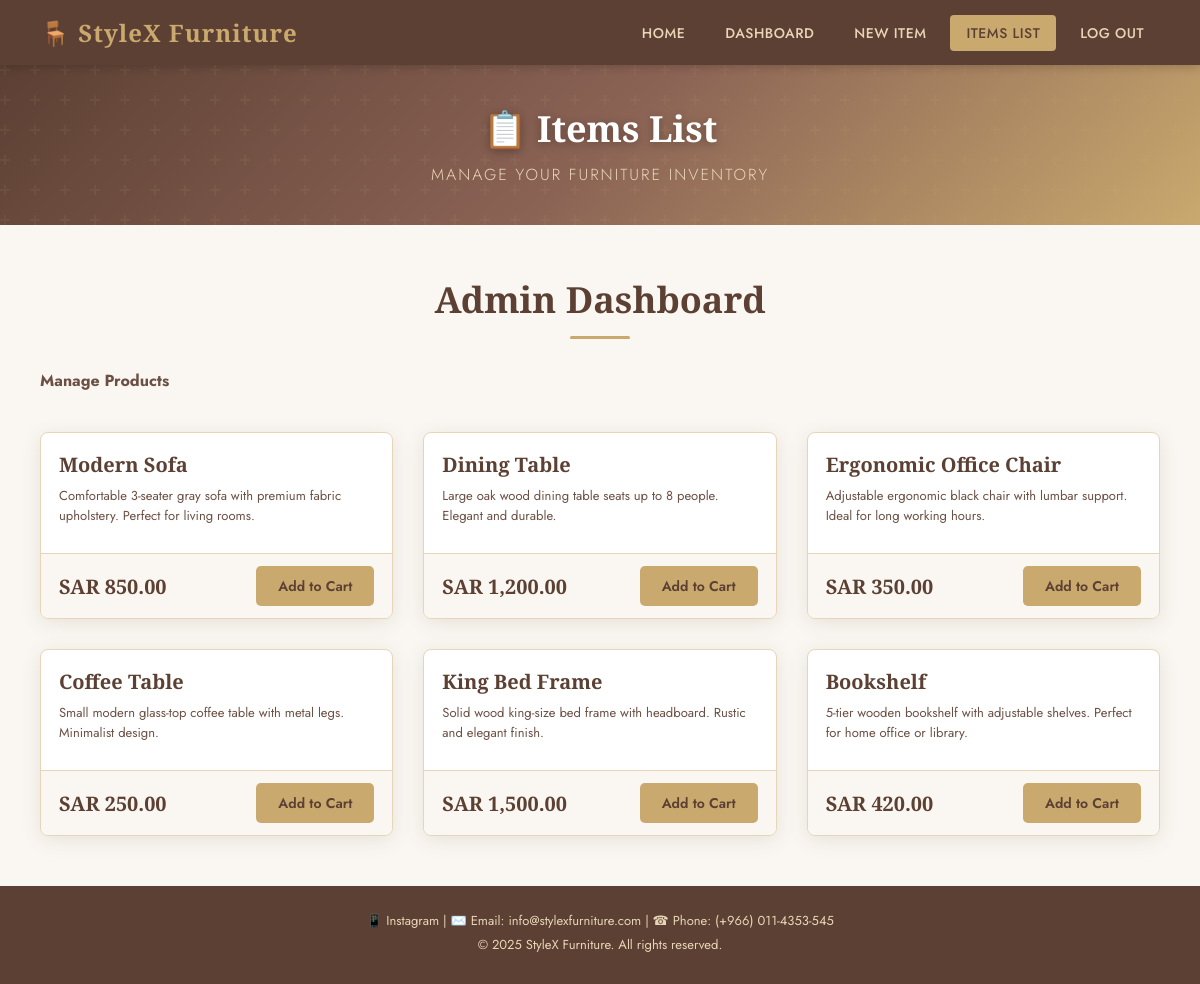
Screenshot of /items_list.php with the database file from the repository.
### tables this page shows
CREATE TABLE products (
    id          INT AUTO_INCREMENT PRIMARY KEY,
    name        VARCHAR(255) NOT NULL,
    description TEXT,
    price       DECIMAL(10,2) NOT NULL,
    image       VARCHAR(255)  NOT NULL,
    category    VARCHAR(100)
);

### items_list.php (the view, shortened to what this page needs)
<?php
require_once "db.php";
$sql = "SELECT * FROM products";
$result = mysqli_query($connection, $sql);
?>
<!DOCTYPE html>
<html lang="en">
<head>
    <link rel="stylesheet" href="style.css">
</head>
<body>
<nav class="navbar">
    <span class="logo">🪑 StyleX Furniture</span>
    <ul>
        <li><a href="home.php">Home</a></li>
        <li><a href="admin.php">Dashboard</a></li>
        <li><a href="add_item.php">New Item</a></li>
        <li><a href="items_list.php" class="active">Items List</a></li>
        <li><a href="logout.php">Log out</a></li>
    </ul>
</nav>
<div class="hero-section" style="height:160px;">
    <h1 style="font-size:36px;">📋 Items List</h1>
    <p>Manage your furniture inventory</p>
</div>
<div class="items-container">
    <h2>Admin Dashboard</h2>
    <h3 style="margin-bottom:20px; color:var(--text-light); font-family:'Jost',sans-serif; font-size:16px;">Manage Products</h3>
    <?php if (mysqli_num_rows($result) > 0) { ?>
    <div class="products-grid">
        <?php while ($row = mysqli_fetch_array($result)) { ?>
        <div class="item-card">
            <a href="item_details.php?id=<?php echo $row['id']; ?>">
                <div class="item-desc">
                    <h3><?php echo $row['name']; ?></h3>
                    <p class="dear"><?php echo $row['description']; ?></p>
                </div>
            </a>
            <div class="item-footer">
                <span class="price">SAR <?php echo number_format($row['price'], 2); ?></span>
                <?php if (isset($_SESSION['isAdmin']) && $_SESSION['isAdmin'] == 1) { ?>
                <form action="remove_item.php" method="POST">
                    <input type="hidden" name="id" value="<?php echo $row['id']; ?>">
                    <button type="submit" class="btn-danger">Remove</button>
                </form>
                <?php } else { ?>
                <form action="current_order.php" method="POST">
                    <button type="submit" class="btn-accent">Add to Cart</button>
                </form>
                <?php } ?>
            </div>
        </div>
        <?php } ?>
    </div>
    <?php } else { ?>
    <div class="error-page">
        <h3>No items to display, please add some items first.</h3>
    </div>
    <?php } ?>
</div>
<footer>
    <p>📱 Instagram | ✉️ Email: info@stylexfurniture.com | ☎ Phone: (+966) 011-4353-545</p>
    <p>&copy; 2025 StyleX Furniture. All rights reserved.</p>
</footer>
</body>
</html>

### style.css (style rules this page uses)
:root { --primary: #5C4033; --primary-light: #8B6355; --accent: #C9A96E; --accent-light: #E8D5B7; --bg: #FAF7F2; --bg-dark: #F0EBE3; --text: #2C1810; --text-light: #6B5044; --white: #FFFFFF; --shadow: 0 4px 20px rgba(92,64,51,0.12); --shadow-hover: 0 8px 30px rgba(92,64,51,0.22); --radius: 8px; --transition: all 0.3s ease; }
* { margin: 0; padding: 0; box-sizing: border-box; }
body { font-family: 'Jost', sans-serif; background-color: var(--bg); color: var(--text); min-height: 100vh; }
h1, h2, h3 { font-family: 'Cormorant Garamond', serif; color: var(--primary); }
a { text-decoration: none; color: inherit; }
.navbar { background-color: var(--primary); padding: 0 40px; display: flex; align-items: center; justify-content: space-between; height: 65px; box-shadow: 0 2px 10px rgba(0,0,0,0.2); position: sticky; top: 0; z-index: 100; }
.navbar .logo { font-family: 'Cormorant Garamond', serif; font-size: 24px; font-weight: 700; color: var(--accent); letter-spacing: 1px; }
.navbar ul { list-style: none; display: flex; gap: 8px; }
.navbar ul li a { color: var(--accent-light); font-size: 14px; font-weight: 500; padding: 8px 16px; border-radius: 4px; transition: var(--transition); letter-spacing: 0.5px; text-transform: uppercase; }
.navbar ul li a:hover, .navbar ul li a.active { background-color: var(--accent); color: var(--primary); }
.hero-section { background: linear-gradient(135deg, var(--primary) 0%, var(--primary-light) 50%, var(--accent) 100%); height: 320px; display: flex; align-items: center; justify-content: center; flex-direction: column; text-align: center; color: var(--white); position: relative; overflow: hidden; }
.hero-section::before { content: ''; position: absolute; inset: 0; }
.hero-section h1 { font-family: 'Cormorant Garamond', serif; font-size: 52px; color: var(--white); position: relative; text-shadow: 0 2px 10px rgba(0,0,0,0.3); }
.hero-section p { font-size: 16px; color: var(--accent-light); margin-top: 10px; position: relative; font-weight: 300; letter-spacing: 2px; text-transform: uppercase; }
.items-container { padding: 50px 40px; max-width: 1200px; margin: 0 auto; }
.items-container h2 { font-size: 36px; margin-bottom: 30px; text-align: center; position: relative; padding-bottom: 15px; }
.items-container h2::after { content: ''; position: absolute; bottom: 0; left: 50%; transform: translateX(-50%); width: 60px; height: 3px; background: var(--accent); border-radius: 2px; }
.products-grid { display: grid; grid-template-columns: repeat(auto-fill, minmax(280px, 1fr)); gap: 30px; margin-top: 40px; }
.item-card { background: var(--white); border-radius: var(--radius); overflow: hidden; box-shadow: var(--shadow); transition: var(--transition); border: 1px solid var(--accent-light); }
.item-card a { text-decoration: none; color: inherit; }
.item-card .item-desc { padding: 18px; }
.item-card h3 { font-size: 20px; margin-bottom: 8px; color: var(--primary); }
.item-card .dear { font-size: 13px; color: var(--text-light); margin-bottom: 10px; line-height: 1.5; }
.item-footer { display: flex; justify-content: space-between; align-items: center; padding: 12px 18px; background: var(--bg); border-top: 1px solid var(--accent-light); }
.item-footer .price { font-family: 'Cormorant Garamond', serif; font-size: 20px; font-weight: 700; color: var(--primary); }
.btn-accent { background-color: var(--accent); color: var(--primary); border: none; padding: 10px 22px; border-radius: 5px; cursor: pointer; font-family: 'Jost', sans-serif; font-size: 14px; font-weight: 600; transition: var(--transition); }
footer { background: var(--primary); color: var(--accent-light); text-align: center; padding: 25px; font-size: 13px; margin-top: auto; }
footer p { margin-bottom: 5px; }

### rows the page displays
products: name "Modern Sofa", description "Comfortable 3-seater gray sofa with premium fabric upholstery. Perfect for living rooms.", price "850.00"
products: name "Dining Table", description "Large oak wood dining table seats up to 8 people. Elegant and durable.", price "1,200.00"
products: name "Ergonomic Office Chair", description "Adjustable ergonomic black chair with lumbar support. Ideal for long working hours.", price "350.00"
products: name "Coffee Table", description "Small modern glass-top coffee table with metal legs. Minimalist design.", price "250.00"
products: name "King Bed Frame", description "Solid wood king-size bed frame with headboard. Rustic and elegant finish.", price "1,500.00"
products: name "Bookshelf", description "5-tier wooden bookshelf with adjustable shelves. Perfect for home office or library.", price "420.00"
